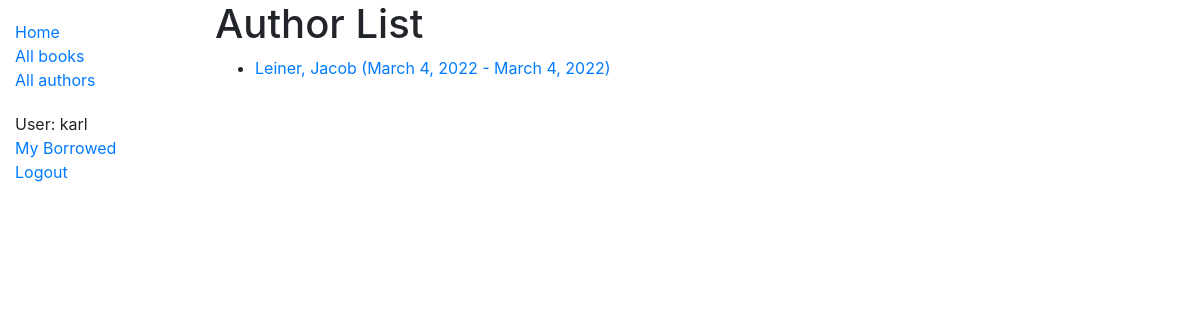
/catalog/authors/ (signed in), run on the app's committed database.
### catalog/models.py (models this page shows)
class Author(models.Model):
    first_name = models.CharField(max_length=100)
    last_name = models.CharField(max_length=100)
    date_of_birth = models.DateField(null=True, blank=True)
    date_of_death = models.DateField('Died', null=True, blank=True)
    def get_absolute_url(self):
        return reverse('author-detail', args=[str(self.id)])
    def __str__(self):
        return f'{self.last_name}, {self.first_name}'
    class Meta:
        ordering = ['last_name', 'first_name']

### catalog/views.py (the view)
# urls.py: path('authors/', views.AuthorListView.as_view(), name='authors'),
class AuthorListView(generic.ListView):
    model = Author

### catalog/templates/catalog/author_list.html
{% extends "base_generic.html" %}
{% block content %}
<h1>Author List</h1>
{% if author_list %}
  <ul>
  {% for author in author_list %}
    <li>
      <a href="{{ author.get_absolute_url }}">
      {{ author }} ({{author.date_of_birth}} - {% if author.date_of_death %}{{author.date_of_death}}{% endif %})
      </a>
    </li>
  {% endfor %}
 </ul>
{% else %}
  <p>There are no authors available.</p>
{% endif %}
{% endblock %}

### catalog/templates/base_generic.html (shortened to what this page needs)
<!DOCTYPE html>
<html lang="en">
<head>
    <link rel="stylesheet"
          href="https://cdn.jsdelivr.net/npm/bootstrap@4.5.3/dist/css/bootstrap.min.css"
>
    {% load static %}
    <link rel="stylesheet" href="{% static 'css/styles.css' %}">
</head>
<body>
<div class="container-fluid">
    <div class="row">
        <div class="col-sm-2">
            {% block sidebar %}
            <ul class="sidebar-nav">
                <li><a href="{% url 'index' %}">Home</a></li>
                <li><a href="{% url 'books' %}">All books</a></li>
                <li><a href="{% url 'authors' %}">All authors</a></li>
            </ul>
            <ul class="sidebar-nav">
                {% if user.is_authenticated %}
                <li>User: {{ user.get_username }}</li>
                <li><a href="{% url 'my-borrowed' %}">My Borrowed</a></li>
                <li>
                    <a href="{% url 'logout'%}?next={{request.path}}">Logout</a>
                </li>
                {% else %}
                <li><a href="{% url 'login'%}?next={{request.path}}">Login</a>
                </li>
                {% endif %}
            </ul>
            {% endblock %}
        </div>
        <div class="col-sm-10 ">{% block content %}{% endblock %}</div>
    </div>
</div>
</body>
</html>

### catalog/static/css/styles.css (style rules this page uses)
.sidebar-nav { margin-top: 20px; padding: 0; list-style: none; }

### data on the page
Author: last_name+first_name "Leiner, Jacob", date_of_birth "March 4, 2022", date_of_death "March 4, 2022"

### other printed values
{{ user.get_username }} "karl"
